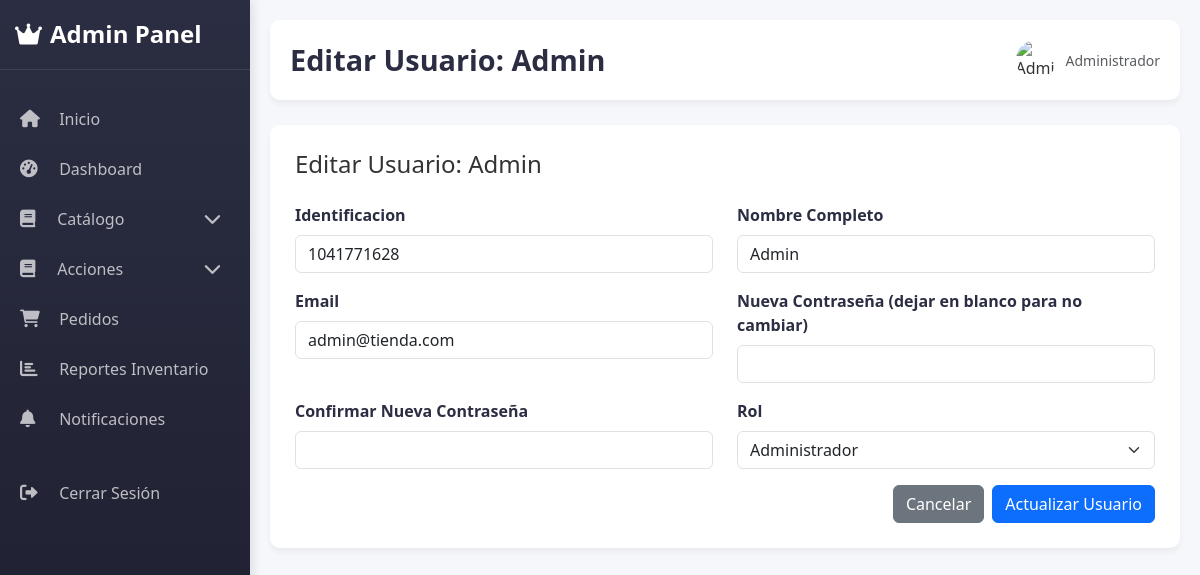
Page /admin/usuarios/editar/1 on the committed database.
### models.py (models this page shows, shortened)
class Usuario(db.Model):
    id = db.Column(db.Integer, primary_key=True)
    nombre = db.Column(db.String(100), nullable=False)
    email = db.Column(db.String(100), unique=True, nullable=False)
    identificacion = db.Column(db.String(12), unique=True, nullable=False)
    password = db.Column(db.String(200), nullable=False)
    es_admin = db.Column(db.Boolean, default=False)
    fecha_registro = db.Column(db.DateTime, default=datetime.utcnow)
    activo = db.Column(db.Boolean, default=True)
    puntos = db.Column(db.Integer, default=0)

### app.py (the view, shortened to what this page needs)
@app.route('/admin/usuarios/editar/<int:usuario_id>', methods=['GET', 'POST'])
def editar_usuario(usuario_id):
    usuario = Usuario.query.get_or_404(usuario_id)
    return render_template('admin/editar_usuario.html', usuario=usuario, errors=None, form_data=None)

### app.py (called while the page is built)
@app.context_processor
def inject_categorias_y_carrito():
    categorias_principales = Categoria.query.filter_by(parent_id=None, activa=True).all()
    carrito_count = None
    puntos_usuario = None
    forgot_errors = session.pop('forgot_errors', None)
    forgot_form_data = session.pop('forgot_form_data', None)
    if 'usuario_id' in session:
        carrito_count = Carrito.query.filter_by(usuario_id=session['usuario_id']).count()
        usuario = Usuario.query.get(session['usuario_id'])
        puntos_usuario = usuario.puntos if usuario else None
    return dict(
        categorias_principales=categorias_principales,
        carrito_count=carrito_count,
        puntos_usuario=puntos_usuario,
        forgot_errors=forgot_errors,
        forgot_form_data=forgot_form_data
    )

@app.before_request
def before_request():
    g.current_time = datetime.now(timezone.utc)

### templates/admin/editar_usuario.html (shortened to what this page needs)
{% extends 'admin/base.html' %}
{% block title %}Editar Usuario: {{ usuario.nombre }}{% endblock %}
{% block content %}
<div class="admin-form">
    <h4 class="mb-4">Editar Usuario: {{ usuario.nombre }}</h4>
    <form method="POST" action="{{ url_for('editar_usuario', usuario_id=usuario.id) }}">
        <div class="row">
            <div class="col-md-6 mb-3">
                <label class="form-label">Identificacion</label>
                <input type="text" name="identificacion" class="form-control {% if errors.identificacion %}is-invalid{% endif %}"
                       value="{{ form_data.identificacion if form_data else usuario.identificacion }}" required>
            </div>
            <div class="col-md-6 mb-3">
                <label class="form-label">Nombre Completo</label>
                <input type="text" name="nombre" class="form-control {% if errors.nombre %}is-invalid{% endif %}"
                       value="{{ form_data.nombre if form_data else usuario.nombre }}" required>
            </div>
            <div class="col-md-6 mb-3">
                <label class="form-label">Email</label>
                <input type="email" name="email" class="form-control {% if errors.email %}is-invalid{% endif %}"
                       value="{{ form_data.email if form_data else usuario.email }}" required>
            </div>
            <div class="col-md-6 mb-3">
                <label class="form-label">Nueva Contraseña (dejar en blanco para no cambiar)</label>
                <input type="password" name="password" class="form-control {% if errors.password %}is-invalid{% endif %}">
            </div>
            <div class="col-md-6 mb-3">
                <label class="form-label">Confirmar Nueva Contraseña</label>
                <input type="password" name="confirm_password" class="form-control {% if errors.confirm_password %}is-invalid{% endif %}">
            </div>
            <div class="col-md-6 mb-3">
                <label class="form-label">Rol</label>
                <select name="es_admin" class="form-select" required>
                    <option value="1" {% if (form_data and form_data.es_admin == '1') or (not form_data and usuario.es_admin) %}selected{% endif %}>Administrador</option>
                </select>
            </div>
        </div>
        <div class="d-flex justify-content-end">
            <a href="{{ url_for('admin_usuarios') }}" class="btn btn-secondary me-2">Cancelar</a>
            <button type="submit" class="btn btn-primary">Actualizar Usuario</button>
        </div>
    </form>
</div>
{% endblock %}

### static/css/styles.css (style rules this page uses)
body { font-family: 'Poppins', sans-serif; background-color: #f8f9fa; display: flex; flex-direction: column; min-height: 100vh; margin: 0; }

### templates/admin/base.html (style rules this page uses)
:root { --primary-color: #4361ee; --secondary-color: #3f37c9; --accent-color: #4895ef; --success-color: #4cc9f0; --dark-color: #2b2d42; --light-color: #f8f9fa; --danger-color: #e63946; --warning-color: #f48c06; }
body { background-color: #f5f7fb; font-family: 'Segoe UI', Tahoma, Geneva, Verdana, sans-serif; color: #333; }
.admin-form { background: white; border-radius: 10px; padding: 25px; box-shadow: 0 4px 6px rgba(0,0,0,0.05); }
.form-label { font-weight: 600; color: var(--dark-color); }

### rows in the picture
Usuario: nombre "Admin", identificacion "1041771628", email "admin@tienda.com", es_admin "Administrador"
